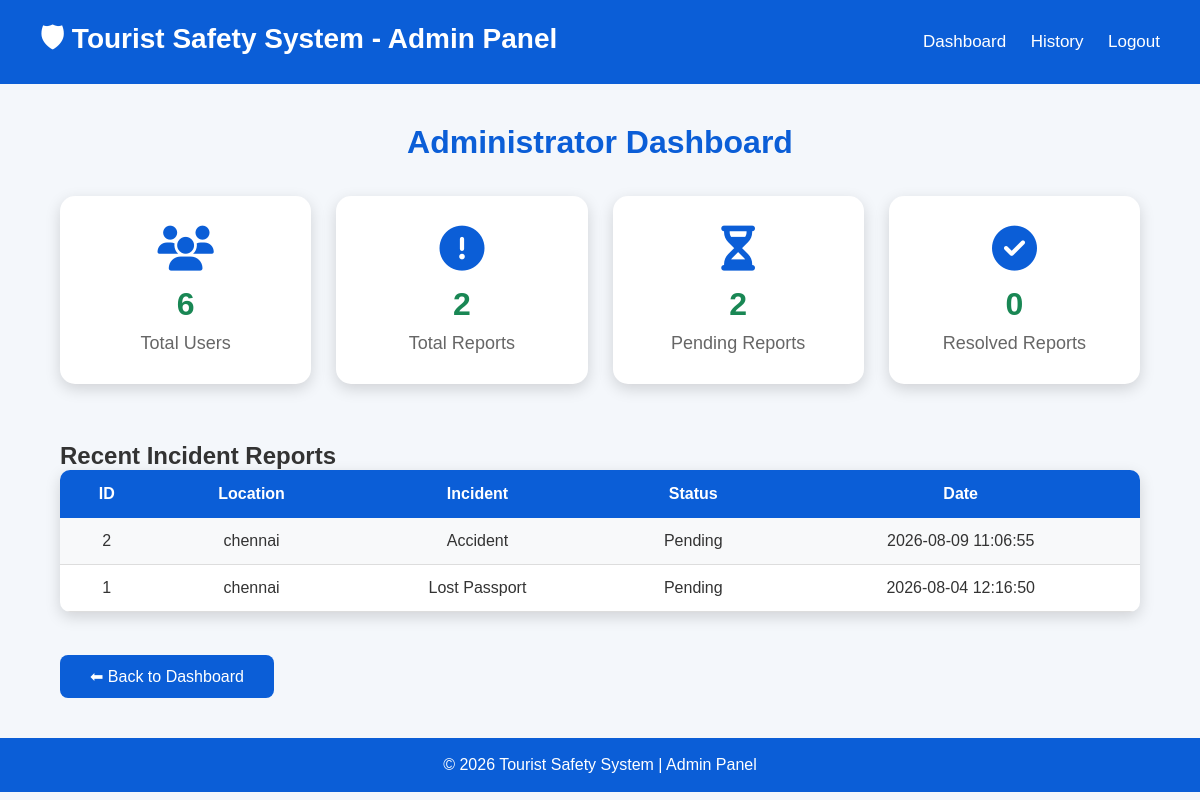
The page /admin on the database its author committed.
### tables this page shows
CREATE TABLE incidents (
    id INTEGER PRIMARY KEY AUTOINCREMENT,
    tourist_name TEXT NOT NULL,
    incident_type TEXT NOT NULL,
    description TEXT,
    location TEXT,
    image TEXT,
    date TIMESTAMP DEFAULT CURRENT_TIMESTAMP,
    status TEXT DEFAULT 'Pending'
);

### app.py (the view)
@app.route("/admin")
def admin():
    search = request.args.get(
        "search",
        ""
    ).strip()
    conn = get_db()
    cur = conn.cursor()
    cur.execute(
        "SELECT COUNT(*) FROM users"
    )
    total_users = cur.fetchone()[0]
    cur.execute(
        "SELECT COUNT(*) FROM incidents"
    )
    total_reports = cur.fetchone()[0]
    cur.execute("""
        SELECT COUNT(*)
        FROM incidents
        WHERE status='Pending'
    """)
    pending_reports = cur.fetchone()[0]
    cur.execute("""
        SELECT COUNT(*)
        FROM incidents
        WHERE status='Resolved'
    """)
    resolved_reports = cur.fetchone()[0]
    if search:
        cur.execute("""
            SELECT id,
                   location,
                   incident_type,
                   status,
                   date
            FROM incidents
            WHERE location LIKE ?
               OR incident_type LIKE ?
            ORDER BY id DESC
        """, (
            "%" + search + "%",
            "%" + search + "%"
        ))
    else:
        cur.execute("""
            SELECT id,
                   location,
                   incident_type,
                   status,
                   date
            FROM incidents
            ORDER BY id DESC
        """)
    reports = cur.fetchall()
    conn.close()
    return render_template(
        "admin.html",
        total_users=total_users,
        total_reports=total_reports,
        pending_reports=pending_reports,
        resolved_reports=resolved_reports,
        reports=reports
    )

### app.py (called while the page is built)
def get_db():
    conn = sqlite3.connect(DB_NAME)
    conn.row_factory = sqlite3.Row
    return conn

@app.after_request
def add_header(response):
    response.headers["Cache-Control"] = (
        "no-store, no-cache, must-revalidate, max-age=0"
    )
    response.headers["Pragma"] = "no-cache"
    response.headers["Expires"] = "0"
    return response

### templates/admin.html (shortened to what this page needs)
<!DOCTYPE html>
<html lang="en">
<head>
    <link rel="stylesheet" href="{{ url_for('static', filename='css/admin.css') }}">
    <link rel="stylesheet" href="https://cdnjs.cloudflare.com/ajax/libs/font-awesome/6.5.2/css/all.min.css">
</head>
<body>
<header>
    <h2>🛡 Tourist Safety System - Admin Panel</h2>
    <nav>
        <a href="/dashboard">Dashboard</a>
        <a href="/history">History</a>
        <a href="/logout">Logout</a>
    </nav>
</header>
<div class="container">
    <h1>Administrator Dashboard</h1>
    <div class="cards">
        <div class="card">
            <i class="fas fa-users"></i>
            <h2>{{ total_users }}</h2>
            <p>Total Users</p>
        </div>
        <div class="card">
            <i class="fas fa-exclamation-circle"></i>
            <h2>{{ total_reports }}</h2>
            <p>Total Reports</p>
        </div>
        <div class="card">
            <i class="fas fa-hourglass-half"></i>
            <h2>{{ pending_reports }}</h2>
            <p>Pending Reports</p>
        </div>
        <div class="card">
            <i class="fas fa-check-circle"></i>
            <h2>{{ resolved_reports }}</h2>
            <p>Resolved Reports</p>
        </div>
    </div>
    <br>
    <h2>Recent Incident Reports</h2>
    <table>
        <tr>
            <th>ID</th>
            <th>Location</th>
            <th>Incident</th>
            <th>Status</th>
            <th>Date</th>
        </tr>
        {% for report in reports %}
        <tr>
            <td>{{ report[0] }}</td>
            <td>{{ report[1] }}</td>
            <td>{{ report[2] }}</td>
            <td>{{ report[3] }}</td>
            <td>{{ report[4] }}</td>
        </tr>
        {% endfor %}
    </table>
    <br>
    <a href="/dashboard">
        <button>⬅ Back to Dashboard</button>
    </a>
</div>
<footer>
    <p>© 2026 Tourist Safety System | Admin Panel</p>
</footer>
</body>
</html>

### css/admin.css (style rules this page uses)
* { margin:0; padding:0; box-sizing:border-box; font-family:Arial, Helvetica, sans-serif; }
body { background:#f4f7fb; color:#333; }
header { background:#0b5ed7; color:white; padding:18px 40px; display:flex; justify-content:space-between; align-items:center; flex-wrap:wrap; }
header h2 { font-size:28px; }
nav a { color:white; text-decoration:none; margin-left:20px; font-size:17px; transition:0.3s; }
.container { width:90%; margin:40px auto; }
.container h1 { text-align:center; color:#0b5ed7; margin-bottom:35px; }
.cards { display:grid; grid-template-columns:repeat(auto-fit,minmax(220px,1fr)); gap:25px; margin-bottom:40px; }
.card { background:white; padding:30px; border-radius:15px; text-align:center; box-shadow:0 5px 15px rgba(0,0,0,.15); transition:0.3s; }
.card i { font-size:45px; color:#0b5ed7; margin-bottom:15px; }
.card h2 { font-size:32px; color:#198754; margin-bottom:10px; }
.card p { color:#666; font-size:18px; }
table { width:100%; border-collapse:collapse; background:white; border-radius:10px; overflow:hidden; box-shadow:0 5px 15px rgba(0,0,0,.15); }
table th { background:#0b5ed7; color:white; padding:15px; font-size:16px; }
table td { padding:14px; text-align:center; border-bottom:1px solid #ddd; }
table tr:nth-child(even) { background:#f8f9fa; }
button { margin-top:25px; padding:12px 30px; background:#0b5ed7; color:white; border:none; border-radius:8px; font-size:16px; cursor:pointer; transition:0.3s; }
footer { margin-top:40px; background:#0b5ed7; color:white; text-align:center; padding:18px; }

### rows shown on the page
incidents: id "2", location "chennai", incident_type "Accident", status "Pending", date "2026-08-09 11:06:55"
incidents: id "1", location "chennai", incident_type "Lost Passport", status "Pending", date "2026-08-04 12:16:50"

### other values the page prints
{{ total_users }} "6"
{{ total_reports }} "2"
{{ pending_reports }} "2"
{{ resolved_reports }} "0"
